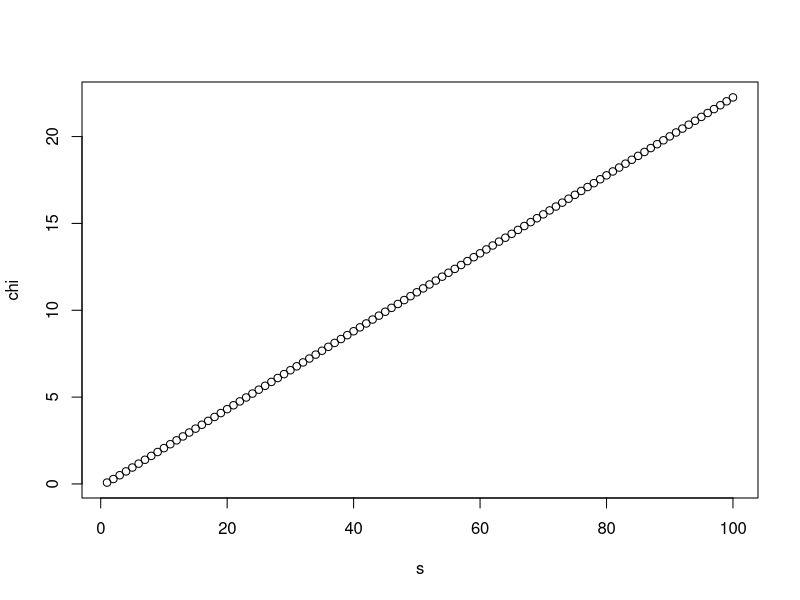
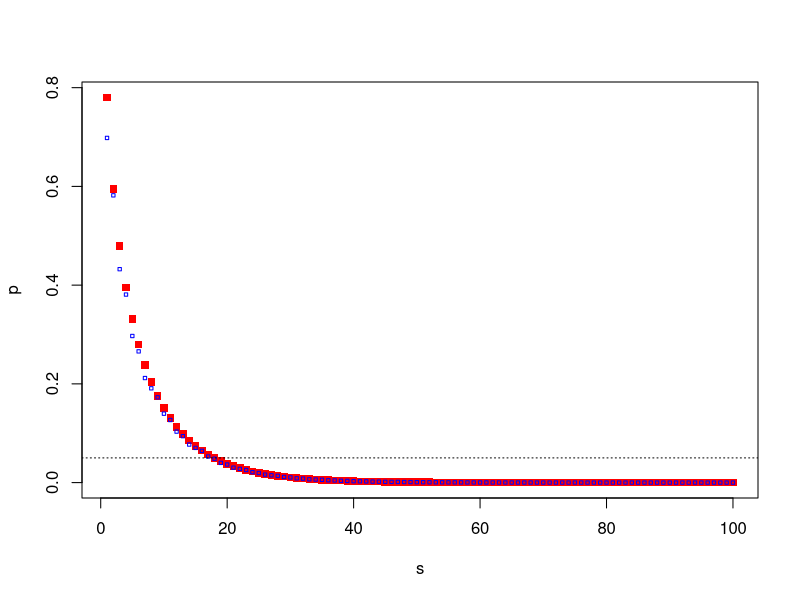
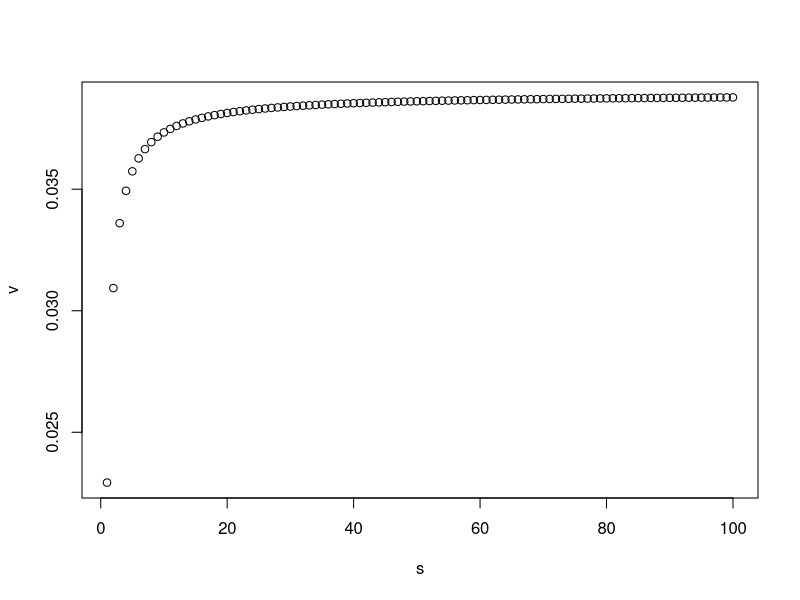

Reproduce these figures in R, in order.
## ---- chunk 1
knitr::opts_chunk$set(echo = TRUE)
## ---- chunk 2
a <- matrix(c(15,25,36,72), 2)
a
## ---- chunk 3
chisq.test(a)
## ---- chunk 4
chisq.test(a *2 )
## ---- chunk 5
s <- c(1:100)
# chi.value
chi <- sapply(s, function(x){ chisq.test(a*x)$statistic})
# p.value
p <- sapply(s, function(x){ chisq.test(a*x)$p.value})
# 비교를 위해 fisher's exact test의 p.value
fi <- sapply(s, function(x){ fisher.test(a*x)$p.value })
## ---- chunk 6
plot(s,chi)
## ---- chunk 7
plot(s, p, pch=15, cex=1, col="red")
points(s, fi, pch=22, cex=0.5, col="blue")
abline(0.05, 0, lty="dotted")
## ---- chunk 8
# cremar's v
v <- sapply(s, function(x){ sqrt( chisq.test(a*x)$statistic / sum(a*x) ) })
# https://www.youtube.com/watch?v=sZF7fqNOe7Y
plot(s, v)
